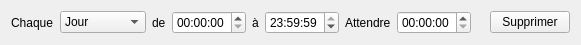
<?xml version="1.0" encoding="UTF-8"?>
<ui version="4.0">
 <class>PasswordRuleWidget</class>
 <widget class="QWidget" name="PasswordRuleWidget">
  <property name="geometry">
   <rect>
    <x>0</x>
    <y>0</y>
    <width>501</width>
    <height>41</height>
   </rect>
  </property>
  <property name="sizePolicy">
   <sizepolicy hsizetype="Preferred" vsizetype="Maximum">
    <horstretch>0</horstretch>
    <verstretch>0</verstretch>
   </sizepolicy>
  </property>
  <property name="windowTitle">
   <string>Form</string>
  </property>
  <layout class="QHBoxLayout" name="horizontalLayout">
   <item>
    <widget class="QLabel" name="label_0">
     <property name="sizePolicy">
      <sizepolicy hsizetype="Maximum" vsizetype="Preferred">
       <horstretch>0</horstretch>
       <verstretch>0</verstretch>
      </sizepolicy>
     </property>
     <property name="text">
      <string>Chaque</string>
     </property>
    </widget>
   </item>
   <item>
    <widget class="QComboBox" name="day_comboBox">
     <property name="editable">
      <bool>false</bool>
     </property>
     <property name="currentText">
      <string>Jour</string>
     </property>
     <property name="currentIndex">
      <number>0</number>
     </property>
     <item>
      <property name="text">
       <string>Jour</string>
      </property>
     </item>
     <item>
      <property name="text">
       <string>Lundi</string>
      </property>
     </item>
     <item>
      <property name="text">
       <string>Mardi</string>
      </property>
     </item>
     <item>
      <property name="text">
       <string>Mercredi</string>
      </property>
     </item>
     <item>
      <property name="text">
       <string>Jeudi</string>
      </property>
     </item>
     <item>
      <property name="text">
       <string>Vendredi</string>
      </property>
     </item>
     <item>
      <property name="text">
       <string>Samedi</string>
      </property>
     </item>
     <item>
      <property name="text">
       <string>Dimanche</string>
      </property>
     </item>
    </widget>
   </item>
   <item>
    <widget class="QLabel" name="label_1">
     <property name="sizePolicy">
      <sizepolicy hsizetype="Maximum" vsizetype="Preferred">
       <horstretch>0</horstretch>
       <verstretch>0</verstretch>
      </sizepolicy>
     </property>
     <property name="text">
      <string>de</string>
     </property>
    </widget>
   </item>
   <item>
    <widget class="QTimeEdit" name="min_timeEdit"/>
   </item>
   <item>
    <widget class="QLabel" name="label_2">
     <property name="sizePolicy">
      <sizepolicy hsizetype="Maximum" vsizetype="Preferred">
       <horstretch>0</horstretch>
       <verstretch>0</verstretch>
      </sizepolicy>
     </property>
     <property name="text">
      <string>à</string>
     </property>
    </widget>
   </item>
   <item>
    <widget class="QTimeEdit" name="max_timeEdit">
     <property name="time">
      <time>
       <hour>23</hour>
       <minute>59</minute>
       <second>59</second>
      </time>
     </property>
    </widget>
   </item>
   <item>
    <widget class="QLabel" name="label_3">
     <property name="sizePolicy">
      <sizepolicy hsizetype="Maximum" vsizetype="Preferred">
       <horstretch>0</horstretch>
       <verstretch>0</verstretch>
      </sizepolicy>
     </property>
     <property name="text">
      <string>Attendre</string>
     </property>
    </widget>
   </item>
   <item>
    <widget class="QTimeEdit" name="delay_timeEdit"/>
   </item>
   <item>
    <widget class="QLabel" name="label_4">
     <property name="sizePolicy">
      <sizepolicy hsizetype="Maximum" vsizetype="Preferred">
       <horstretch>0</horstretch>
       <verstretch>0</verstretch>
      </sizepolicy>
     </property>
     <property name="text">
      <string/>
     </property>
    </widget>
   </item>
   <item>
    <widget class="QPushButton" name="remove_button">
     <property name="text">
      <string>Supprimer</string>
     </property>
    </widget>
   </item>
  </layout>
 </widget>
 <resources/>
 <connections/>
</ui>
